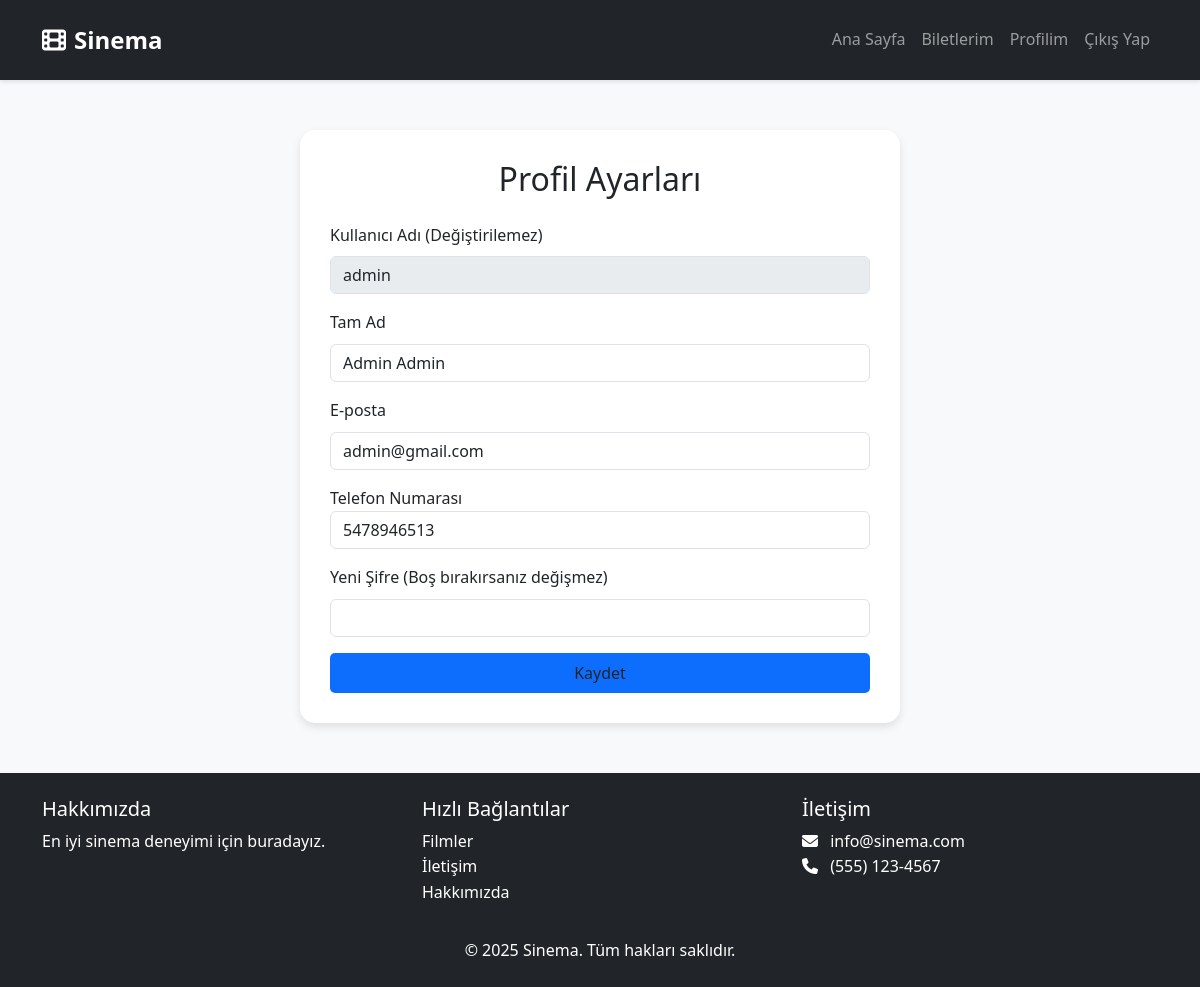
The app's page /pages/profile/profile.php (signed in) with its own data.
### tables this page shows
CREATE TABLE `users` (
  `user_id` int NOT NULL,
  `username` varchar(50) NOT NULL,
  `password` varchar(255) NOT NULL,
  `email` varchar(100) NOT NULL,
  `phone` varchar(10) NOT NULL,
  `full_name` varchar(100) NOT NULL,
  `role` enum('admin','user') DEFAULT 'user',
  `created_at` timestamp NULL DEFAULT CURRENT_TIMESTAMP
);

### pages/profile/profile.php (the view, shortened to what this page needs)
<?php
require_once __DIR__ . '/../../config/db_connect.php';
$user_id = $_SESSION['user_id'];
$stmt = $db->prepare("SELECT username, email, phone, full_name FROM users WHERE user_id = ?");
$stmt->execute([$user_id]);
$user = $stmt->fetch(PDO::FETCH_ASSOC);
?>
<!DOCTYPE html>
<html lang="tr">
<head>
    <link rel="stylesheet" href="https://cdnjs.cloudflare.com/ajax/libs/font-awesome/6.4.0/css/all.min.css">
    <link href="https://cdn.jsdelivr.net/npm/bootstrap@5.3.0/dist/css/bootstrap.min.css" rel="stylesheet">
    <link rel="stylesheet" href="../../assets/css/style.css">
    <link rel="stylesheet" href="../../components/login/login.css">
</head>
<body>
    <?php include_once '../../components/shared/navbar.php'; ?>
    <div class="container">
        <div class="profile-card">
            <h2 class="text-center mb-4">Profil Ayarları</h2>
            <form method="POST" action="">
                <div class="mb-3">
                    <label for="username" class="form-label">Kullanıcı Adı (Değiştirilemez)</label>
                    <input type="text" class="form-control" id="username" value="<?php echo htmlspecialchars($user['username']); ?>" disabled>
                </div>
                <div class="mb-3">
                    <label for="full_name" class="form-label">Tam Ad</label>
                    <input type="text" class="form-control" id="full_name" name="full_name" value="<?php echo htmlspecialchars($user['full_name']); ?>" required>
                </div>
                <div class="mb-3">
                    <label for="email" class="form-label">E-posta</label>
                    <input type="email" class="form-control" id="email" name="email" value="<?php echo htmlspecialchars($user['email']); ?>" required>
                </div>
                <div class="mb-3">
                    <label for="phone" class="form-label—optional" class="form-label">Telefon Numarası</label>
                    <input type="text" class="form-control" id="phone" name="phone" value="<?php echo htmlspecialchars($user['phone']); ?>">
                </div>
                <div class="mb-3">
                    <label for="password" class="form-label">Yeni Şifre (Boş bırakırsanız değişmez)</label>
                    <input type="password" class="form-control" id="password" name="password">
                </div>
                <div class="d-grid">
                    <button type="submit" class="btn btn-save">Kaydet</button>
                </div>
            </form>
        </div>
    </div>
    <?php include_once '../../components/shared/footer.php'; ?>
</body>
</html>

### assets/css/style.css (style rules this page uses)
:root { --primary-color: #007bff; --secondary-color: #6c757d; --dark-color: #343a40; --light-color: #f8f9fa; }
body { font-family: 'Segoe UI', Tahoma, Geneva, Verdana, sans-serif; line-height: 1.6; }
.btn { padding: 0.5rem 1.5rem; border-radius: 5px; transition: all 0.3s ease; }

### pages/profile/profile.php (style rules this page uses)
body { background-color: #f8f9fa; }
.profile-card { max-width: 600px; margin: 50px auto; padding: 30px; border-radius: 15px; box-shadow: 0 4px 8px rgba(0, 0, 0, 0.1); background-color: #fff; }
.form-label { font-weight: 500; }
.btn-save { background-color: #0d6efd; border: none; }

### records on screen
users: username "admin", full_name "Admin Admin", email "admin@gmail.com", phone "5478946513"
